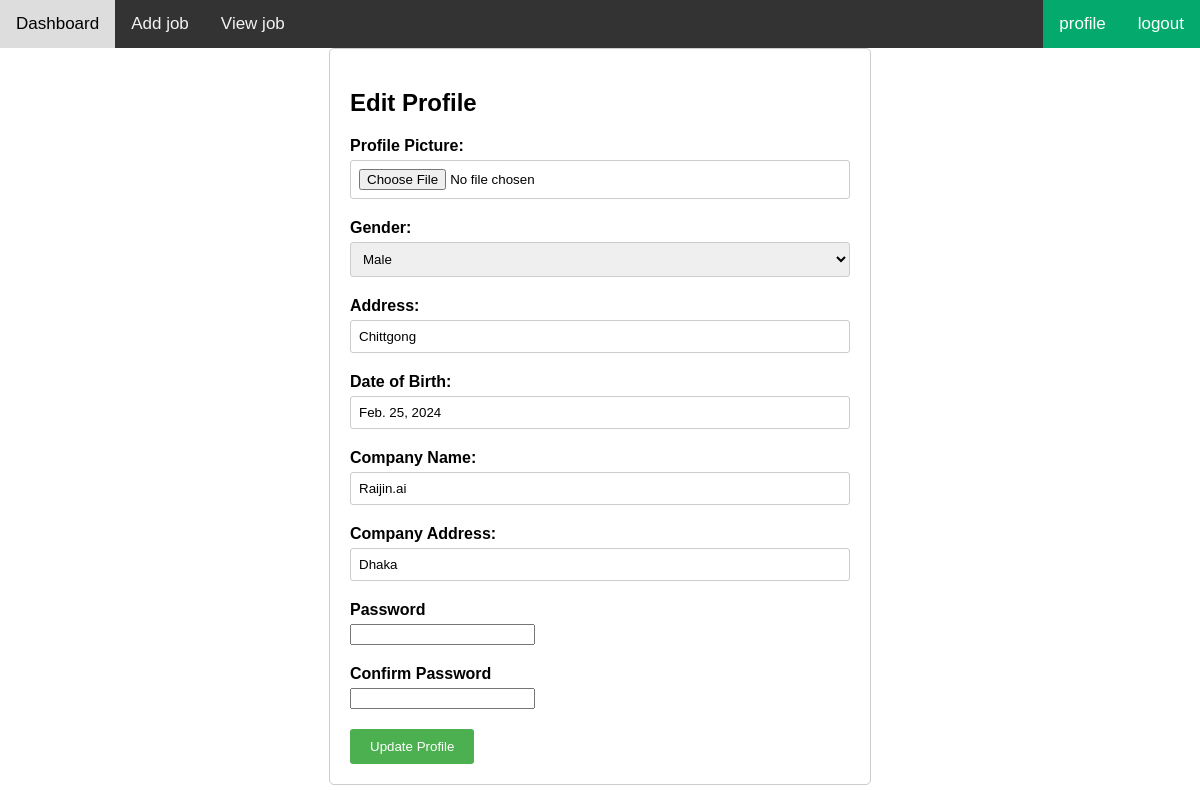
Page /profile/editProfilePage/ (signed in) on the committed database.
### jobPortalApp/models.py (models this page shows, shortened)
class customUserModel(AbstractUser):
    profile_picture = models.ImageField(upload_to='media/profilePic')
    GENDER = [
        ('male', 'Male'),
        ('female', 'Female'),
        ('other', 'Other'),
    ]
    gender = models.CharField(choices=GENDER, max_length=100)
    address = models.CharField(max_length=100)
    date_of_birth = models.DateField(auto_now_add=True)
    USER_TYPE = [
        ('recruiter', 'Job_Recruiter'),
        ('seeker', 'Job_Seeker'),
    ]
    user_type = models.CharField(choices=USER_TYPE, max_length=100)

class JobRecruiterProfile(models.Model):
    user=models.OneToOneField(customUserModel,on_delete=models.CASCADE,related_name='jobrecruiterprofile')
    company_name=models.CharField(max_length=40)
    company_address=models.CharField(max_length=40)

### jobPortalProject/views.py (the view, shortened to what this page needs)
# urls.py: path('profile/editProfilePage/', editProfilePage, name = 'editProfilePage'),
@login_required
def editProfilePage(request):
    Current_User=request.user
    return render(request,'editProfile.html')

### template/editProfile.html (shortened to what this page needs)
{% extends 'index.html' %}
{% block content %}
<!DOCTYPE html>
<html lang="en">
<head>
</head>
<body>
<div class="container">
    <h2>Edit Profile</h2>
    <form action=" {% url 'editProfilePage' %} " method="POST" enctype="multipart/form-data">
        <div class="form-group">
            <label for="profile_picture">Profile Picture:</label>
            <input type="file" id="profile_picture" name="profile_picture">
        </div>
        <div class="form-group">
            <label for="gender">Gender:</label>
            <select id="gender" name="gender">
                <option value="male" {% if user.gender == 'male' %} selected {% endif %}>Male</option>
            </select>
        </div>
        <div class="form-group">
            <label for="address">Address:</label>
            <input type="text" id="address" value="{{user.address}}" name="address">
        </div>
        <div class="form-group">
            <label for="date_of_birth">Date of Birth:</label>
            <input type="text" id="date_of_birth" value="{{user.date_of_birth}}" name="date_of_birth" placeholder="YYYY-MM-DD">
        </div>
         {% if user.user_type == 'seeker' %}
         <div class="form-group">
            <label for="skills">Skills:</label>
            <input type="text" id="skills" value="{{user.jobseekerprofile.skils}}"   name="skills">
        </div>
        <div class="form-group">
            <label for="work_experience">Work Experience:</label>
            <input type="text" id="work_experience" value="{{user.jobseekerprofile.work_experience}}" name="work_experience">
        </div>
         {% elif user.user_type == 'recruiter' %}
        <div class="form-group">
            <label for="company_name">Company Name:</label>
            <input type="text" id="company_name"  value="{{user.jobrecruiterprofile.company_name}}" name="company_name">
        </div>
        <div class="form-group">
            <label for="company_address">Company Address:</label>
            <input type="text" id="company_address" value="{{user.jobrecruiterprofile.company_address}}" name="company_address">
        </div>
         {% endif %}
        <div class="form-group">
            <label for="company_address">Password</label>
            <input type="password" id="company_address" name="password">
        </div>
        <div class="form-group">
            <label for="company_address">Confirm Password</label>
            <input type="password" id="company_address" name="Confirm_Password">
        </div>
        <input type="submit" value="Update Profile">
    </form>
</div>
</body>
</html>
{% endblock content %}

### template/navbar.html (style rules this page uses)
body { margin: 0; font-family: Arial, Helvetica, sans-serif; }

### template/editProfile.html (style rules this page uses)
body { font-family: Arial, sans-serif; }
.container { max-width: 500px; margin: 0 auto; padding: 20px; border: 1px solid #ccc; border-radius: 5px; }
.form-group { margin-bottom: 20px; }
label { display: block; font-weight: bold; margin-bottom: 5px; }
input[type="text"], input[type="file"], select { width: 100%; padding: 8px; border: 1px solid #ccc; border-radius: 3px; box-sizing: border-box; }
input[type="submit"] { background-color: #4CAF50; color: white; padding: 10px 20px; border: none; border-radius: 3px; cursor: pointer; }

### rows in the picture
customUserModel: gender "Male", address "Chittgong", date_of_birth "Feb. 25, 2024", company_name "Raijin.ai", company_address "Dhaka"
